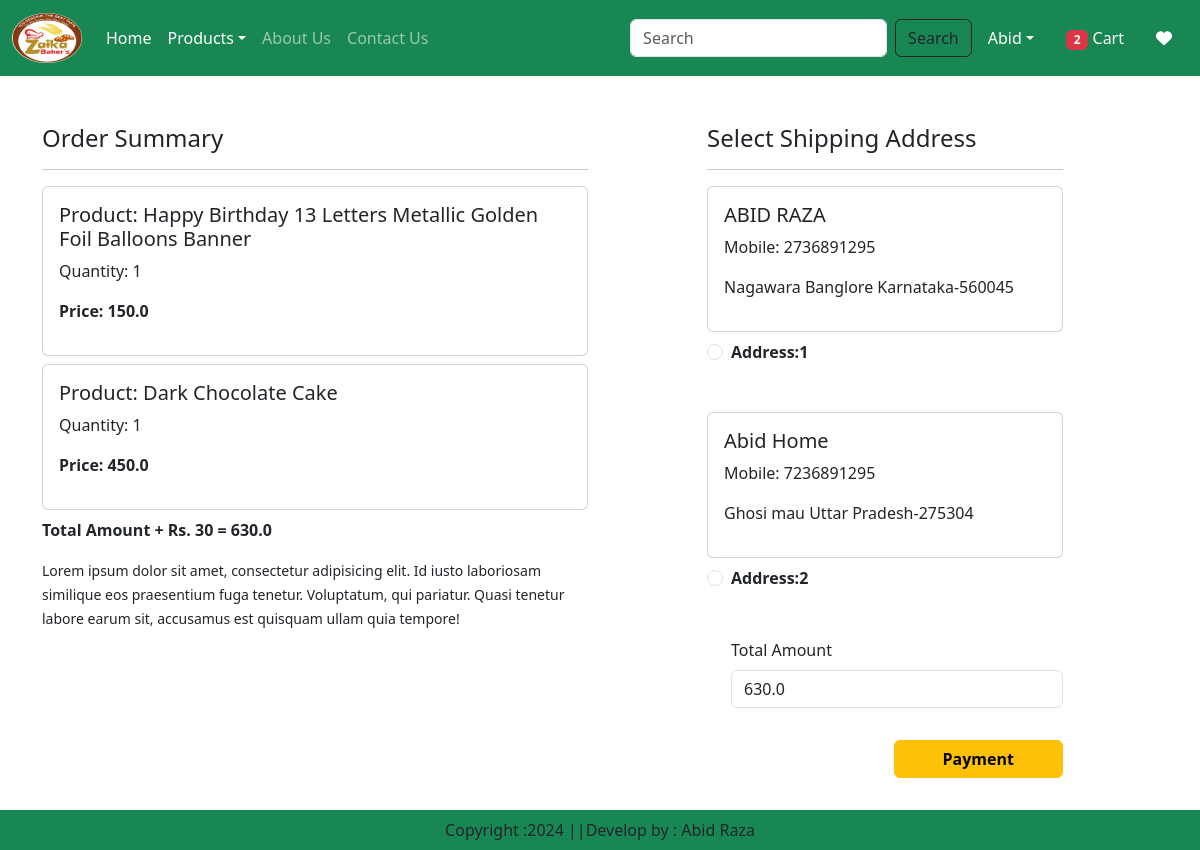
Screenshot of /checkout/ (signed in) with the database file from the repository.
### app/models.py (models this page shows, shortened)
class Cart(models.Model):
    user = models.ForeignKey(User, on_delete=models.CASCADE)
    product = models.ForeignKey(Product, on_delete=models.CASCADE)
    quantity = models.PositiveIntegerField(default=1)

class Product(models.Model):
    title = models.CharField(max_length=100)
    selling_price = models.FloatField()
    discounted_price = models.FloatField()
    description = models.TextField()
    composition = models.TextField(default='')
    prodapp = models.TextField(default='')
    category = models.CharField(choices=CATEGORY_CHOICES, max_length=4)
    Product_image = models.ImageField(upload_to='product/')

class Customer(models.Model):
    user = models.ForeignKey(User, on_delete=models.CASCADE)
    name = models.CharField(max_length=200)
    locality = models.CharField(max_length=200)
    city = models.CharField(max_length=50)
    mobile = models.IntegerField(default=0)
    zipcode = models.IntegerField()
    state = models.CharField(choices=STATE_CHOICES, max_length=100)

### app/views.py (the view, shortened to what this page needs)
# urls.py: path('checkout/', views.checkout.as_view(), name='checkout'),
@method_decorator(login_required, name='dispatch')
class checkout(View):
    def get(self, request):
        totalitem = 0
        wishitem = 0
        if request.user.is_authenticated:
            totalitem = len(Cart.objects.filter(user=request.user))
            wishlitem = len(Wishlist.objects.filter(user=request.user))
        user = request.user
        add = Customer.objects.filter(user=user)
        cart_items = Cart.objects.filter(user=user)
        famount = 0
        for p in cart_items:
            value = p.quantity*p.product.discounted_price
            famount = famount+value
        totalamount = famount+30
        razoramount = int(totalamount * 100)
        client = razorpay.Client(
            auth=(settings.RAZOR_KEY_ID, settings.RAZOR_KEY_SECRET))
        data = {"amount": razoramount, "currency": "INR",
                "receipt": "order_rcptid_12"}
        payment_response = client.order.create(data=data)
        print(payment_response)
        order_id = payment_response['id']
        order_status = payment_response['status']
        return render(request, 'app/checkout.html', locals())

### app/templates/app/checkout.html (shortened to what this page needs)
{% extends 'app/base.html' %}
{% load static %}
{% block main_content %}
  <div class="container">
    <div class="row mt-5">
      <div class="col-sm-6">
        <h4>Order Summary</h4><hr />
        {% for item in cart_items %}
          <div class="card mb-2">
            <div class="card-body">
              <h5>Product: {{ item.product.title }}</h5>
              <p>Quantity: {{ item.quantity }}</p>
              <p class="fw-bold">Price: {{ item.product.discounted_price }}</p>
            </div>
          </div>
        {% endfor %}
        <p class="fw-bold">Total Amount + Rs. 30 = {{ totalamount }}</p>
        <small>Lorem ipsum dolor sit amet, consectetur adipisicing elit. Id iusto laboriosam similique eos praesentium fuga tenetur. Voluptatum, qui pariatur. Quasi tenetur labore earum sit, accusamus est quisquam ullam quia tempore!</small>
      </div>
      <div class="col-sm-4 offset-sm-1">
        <h4>Select Shipping Address</h4><hr />
        <form method="post" id="myform">
          {% for ad in add %}
            <div class="card">
              <div class="card-body">
                <h5>{{ ad.name }}</h5>
                <p>Mobile: {{ ad.mobile }}</p>
                <p>{{ ad.locality }} {{ ad.city }} {{ ad.state }}-{{ ad.zipcode }}</p>
              </div>
            </div>
            <div class="form-check mt-2 mb-5">
              <input class="form-check-input" type="radio" name="custid" id="custadd{{ forloop.counter }}" value="{{ ad.id }}" />
              <label class="form-check-label fw-bold" for="custid {{ forloop.counter }}">Address:{{ forloop.counter }}</label>
            </div>
          {% endfor %}
          <div class="form-check mb-3">
            <label for="totalamount" class="form-label">Total Amount</label>
            <input type="number" class="form-control" name="totalamount" value="{{ totalamount }}" readonly />
          </div>
          <div class="text-end">
            <button id="rzp-button1" type="submit" class="btn btn-warning mt-3 px-5 fw-bold">Payment</button><br /><br /><br /><br />
          </div>
        </form>
      </div>
    </div>
  </div>
{% endblock %}

### rows the page displays
Cart: product "Happy Birthday 13 Letters Metallic Golden Foil Balloons Banner", quantity "1", product.discounted_price "150.0"
Cart: product "Dark Chocolate Cake", quantity "1", product.discounted_price "450.0"
Customer: name "ABID RAZA", mobile "2736891295", locality "Nagawara", city "Banglore", state "Karnataka", zipcode "560045"
Customer: name "Abid Home", mobile "7236891295", locality "Ghosi", city "mau", state "Uttar Pradesh", zipcode "275304"

### other values shown
{{ totalitem }} "2"
{{ totalamount }} "630.0"
